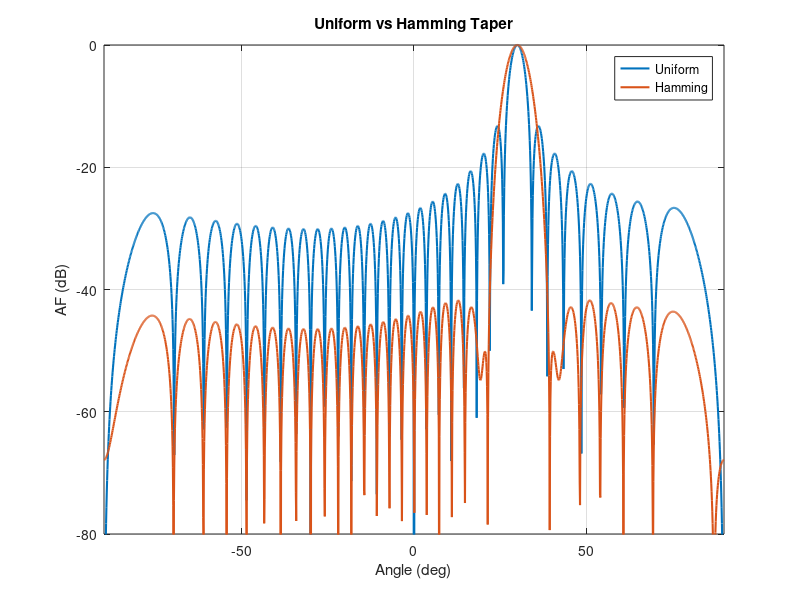

MATLAB code to generate this figure:
clear; clc; close all;

c = 3e8;
fc = 10e9;

lambda = c/fc;

d = lambda/2;

k = 2*pi/lambda;

N = 32;
n = 0:N-1;

theta0 = 30;

theta = -90:0.1:90;

amp_uniform = ones(1,N);
amp_hamming = hamming(N).';

w_uniform = amp_uniform .* ...
    exp(-1j*k*d*n*sind(theta0));

w_hamming = amp_hamming .* ...
    exp(-1j*k*d*n*sind(theta0));

AF_uniform = zeros(size(theta));
AF_hamming = zeros(size(theta));

for idx = 1:length(theta)

    a = exp(1j*k*d*n*sind(theta(idx)));

    AF_uniform(idx) = abs(sum(w_uniform.*a));

    AF_hamming(idx) = abs(sum(w_hamming.*a));

end

AF_uniform = AF_uniform/max(AF_uniform);
AF_hamming = AF_hamming/max(AF_hamming);

AF_uniform_dB = 20*log10(AF_uniform+1e-12);
AF_hamming_dB = 20*log10(AF_hamming+1e-12);

figure;

plot(theta,AF_uniform_dB,'LineWidth',1.5)
hold on

plot(theta,AF_hamming_dB,'LineWidth',1.5)

grid on

xlabel('Angle (deg)')
ylabel('AF (dB)')

title('Uniform vs Hamming Taper')

legend('Uniform','Hamming')

ylim([-80 0])
xlim([-90 90])
